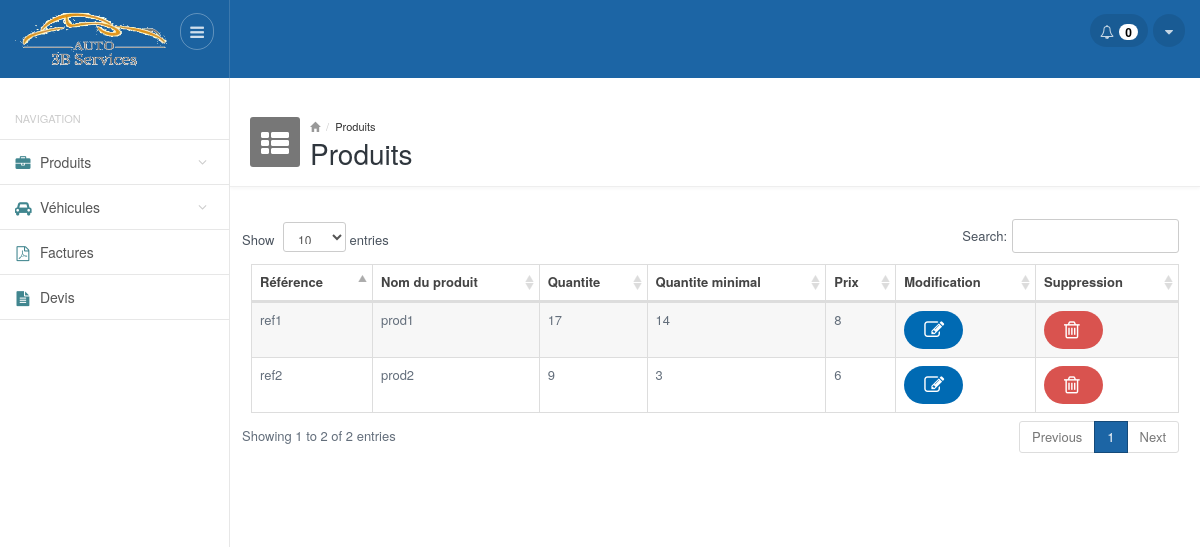
The page /produits.php (signed in) on the database its author committed.
### tables this page shows
CREATE TABLE IF NOT EXISTS `produits` (
  `ref` varchar(250) NOT NULL DEFAULT '',
  `nom` varchar(250) NOT NULL,
  `prix` float NOT NULL,
  `qte` int(11) NOT NULL DEFAULT '0',
  `qte_min` int(11) NOT NULL DEFAULT '0'
);

### functions.php (called while the page is built, shortened)
<?php
function getAllProducts()
{
     $result = mysql_query("SELECT * FROM produits ") or die(mysql_error());
     $produits = array();
     while($row = mysql_fetch_array($result))
        $produits[] = $row;
    return $produits;
}
function getProduct($ref)
{
     $result = mysql_query("SELECT * FROM produits where ref='$ref' ") or die(mysql_error());
     $produit = mysql_fetch_array($result);
    return $produit;
}
function isMinqteSupQte($ref)
{
     $produit = getProduct($ref);
     if($produit['qte_min'] >= $produit['qte'])
         return true;
        else
         return false;
}
?>

### produits.php (the view, shortened to what this page needs)
<?php
require_once __DIR__ . '/functions.php';
require_once __DIR__ . '/header.php'; ?>
<div class="mainpanel">
    <div class="pageheader">
        <div class="media">
            <div class="pageicon pull-left">
                <i class="fa fa-th-list"></i>
            </div>
            <div class="media-body">
                <ul class="breadcrumb">
                    <li><a href="#"><i class="glyphicon glyphicon-home"></i></a></li>
                    <li><a href="#">Produits</a></li>
                </ul>
                <h4>Produits</h4>
            </div>
        </div>
    </div>
    <div class="contentpanel">
        <div class="panel panel-primary-head">
            <div>
            </div>
            <table id="basicTable" class="table table-striped table-bordered responsive">
                <thead class="">
                    <tr>
                        <th>Référence</th>
                        <th>Nom du produit</th>
                        <th>Quantite</th>
                        <th>Quantite minimal</th>
                        <th>Prix</th>
                        <th>Modification</th>
                        <th>Suppression</th>
                    </tr>
                </thead>
                <tbody>
                    <?php
                      $produits= getAllProducts();
                      foreach($produits as $produit){ ?>
                        <?php if(isMinqteSupQte($produit['ref'])) {?>
                            <tr class="warning_red">
                              <td class="warning_red"><?php echo $produit['ref']; ?> </td>
                              <td class="warning_red"><?php echo $produit['nom']; ?> </td>
                              <td class="warning_red"><?php echo $produit['qte']; ?> </td>
                              <td class="warning_red"><?php echo $produit['qte_min']; ?> </td>
                              <td class="warning_red"><?php echo $produit['prix']; ?> </td>
                              <td class="center warning_red"><a class="btn btn-primary blue_b btn-rounded" href="modifier_produit.php?ref=<?php echo $produit['ref']; ?>"><i class="fa fa-edit"></i></a></td>
                              <td class="center warning_red"><a class="btn btn-primary blue_b btn-rounded" href="php_supprimer_produit.php?ref=<?php echo $produit['ref']; ?>"><i class="fa fa-trash-o"></i></a></td>
                            </tr>
                        <?php } else { ?>
                            <tr>
                              <td><?php echo $produit['ref']; ?> </td>
                              <td><?php echo $produit['nom']; ?> </td>
                              <td><?php echo $produit['qte']; ?> </td>
                              <td><?php echo $produit['qte_min']; ?> </td>
                              <td><?php echo $produit['prix']; ?> </td>
                              <td class="center"><a class="btn btn-primary blue_b btn-rounded" href="modifier_produit.php?ref=<?php echo $produit['ref']; ?>"><i class="fa fa-edit"></i></a></td>
                              <td class="center"><a class="btn btn-danger btn-rounded" href="php_supprimer_produit.php?ref=<?php echo $produit['ref']; ?>"><i class="fa fa-trash-o"></i></a></td>
                    </tr>
                        <?php } ?>
                        <?php } ?>
                </tbody>
            </table>
        </div>
        <br />
    </div>
</div>
<?php
require_once __DIR__ . '/footer.php'; ?>

### css/style.default.css (style rules this page uses)
body { font-size: 13px; color: #636E7B; background-color: #fff; }
a { outline: none !important; }
.mainpanel { margin-left: 230px; }
.pageheader { padding: 20px; border-bottom: 1px solid #eee; padding-bottom: 20px; height: 90px; -webkit-box-shadow: 0 2px 3px rgba(0,0,0,0.03); box-shadow: 0 2px 3px rgba(0,0,0,0.03); }
.pageheader .media { padding: 0; clear: both; }
.pageheader .pageicon { width: 50px; height: 50px; background-color: #777; display: inline-block; color: #fff; font-size: 32px; border-radius: 3px; padding-top: 1px; padding-left: 10px; }
.pageheader .pageicon .fa-th-list { font-size: 28px; margin-left: 1px; }
.pageheader .breadcrumb { margin: 0; padding: 0; background: none; font-size: 11px; color: #999; line-height: 18px; }
.pageheader .breadcrumb li a { color: #333; }
.pageheader .breadcrumb li a i { color: #999; font-size: 10px; }
.pageheader h4 { margin: -2px 0 0 0; font-size: 28px; font-weight: 500; color: #2f363d; line-height: normal; }
.contentpanel { position: relative; padding: 20px; }
.btn-rounded { -moz-border-radius: 100px; -webkit-border-radius: 100px; border-radius: 100px; padding-left: 20px; padding-right: 20px; }
td i { width: 14px; margin-right: 5px; font-size: 20px; top: 1px; position: relative; text-align: center; }
.blue_b { background-color: #006AB3; }

### css/style.datatables.css (style rules this page uses)
.table.dataTable thead .sorting_asc { background-image: url('../images/datatables/sort_asc.png'); }
.table.dataTable thead > tr > th { padding-left: 8px; }

### rows shown on the page
produits: ref "ref1", nom "prod1", qte "17", qte_min "14", prix "8"
produits: ref "ref2", nom "prod2", qte "9", qte_min "3", prix "6"

### other values the page prints
getNotifProducts() "0"
